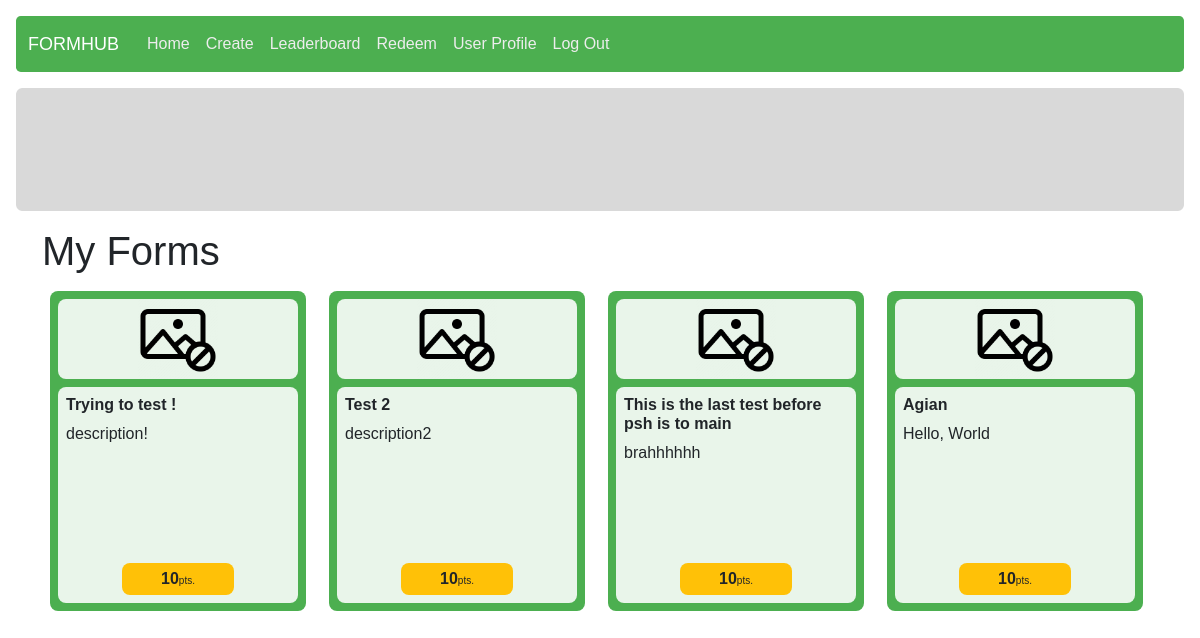
The page /manage/my-forms (signed in) on the database its author committed.
### form_management/models.py (models this page shows, shortened)
class Form(models.Model):
    owner = models.ForeignKey(User, on_delete = models.CASCADE)
    form_name = models.CharField(max_length = 125)
    description = models.CharField(max_length = 1000)
    category = models.ForeignKey(Category, on_delete = models.CASCADE, null = True)
    design = models.JSONField()
    creation_timestamp = models.DateTimeField(auto_now_add = True)
    publish_timestamp = models.DateTimeField(null = True)
    is_open = models.BooleanField(default = False)
    is_sale = models.BooleanField(default = False)
    form_point = models.ForeignKey(Point, on_delete = models.CASCADE, related_name="form_point")

class Point(models.Model):
    form_size = models.CharField(max_length = 2)
    point = models.IntegerField()
    description = models.CharField(max_length = 50, null = True)
    lower_bound = models.IntegerField()
    upper_bound = models.IntegerField()
    def __str__(self):
        return f"{self.point}"

### form_management/views.py (the view)
# urls.py: path("my-forms", views.my_forms, name="my_forms"),
@login_required
def my_forms(request):
    forms = Form.objects.filter(owner = request.user)
    return render(request, "form_management/myforms.html", {
        "title": "My Forms",
		"forms": forms
	})

### templates/form_management/myforms.html (shortened to what this page needs)
{% extends "layout.html" %}
{% load static %}
{% block extra_css %}
    <link rel="stylesheet" href="{% static 'answering/index.css' %}">
{% endblock %}
{% block body %}
<div class="container">
    <h1>{{ title }}</h1>
    <div class="all-forms d-flex flex-row flex-wrap">
        {% for form in forms %}
            <div class="form-card p-2 d-flex flex-column col-sm-6 col-md-4 col-lg-3" data-code="{{ form.id }}">
                <div class="form p-2 d-flex flex-column">
                    <div class="img-container d-flex justify-content-center">
                        <img src="{% static 'answering/imgs/no-pic.png' %}" alt="no-photo">
                    </div>
                    <div class="form-meta-data mt-2 p-2">
                        <h6 class="form-name">{{ form.form_name }}</h6>
                        <div class="description">
                            {{ form.description }}
                        </div>
                        <div class="bottom-section mt-auto p-1">
                            <span class="point">{{ form.form_point }}</span><span class="unit">pts.</span>
                        </div>
                    </div>
                </div>
            </div>
        {% empty %}
            <h3>No form</h3>
        {% endfor %}
    </div>
</div>
{% endblock %}

### static/core/core.css (style rules this page uses)
* { margin: 0; padding: 0; box-sizing: border-box; font-family: Helvetica; }

### static/answering/index.css (style rules this page uses)
:root { --main-bg: #4CAF50; --card-trans-bg: #FFFFFFE0; }

### rows shown on the page
Form: form_name "Trying to test !", description "description!", form_point "10"
Form: form_name "Test 2", description "description2", form_point "10"
Form: form_name "This is the last test before psh is to main", description "brahhhhhh", form_point "10"
Form: form_name "Agian", description "Hello, World", form_point "10"

### other values the page prints
{{ title }} "My Forms"
